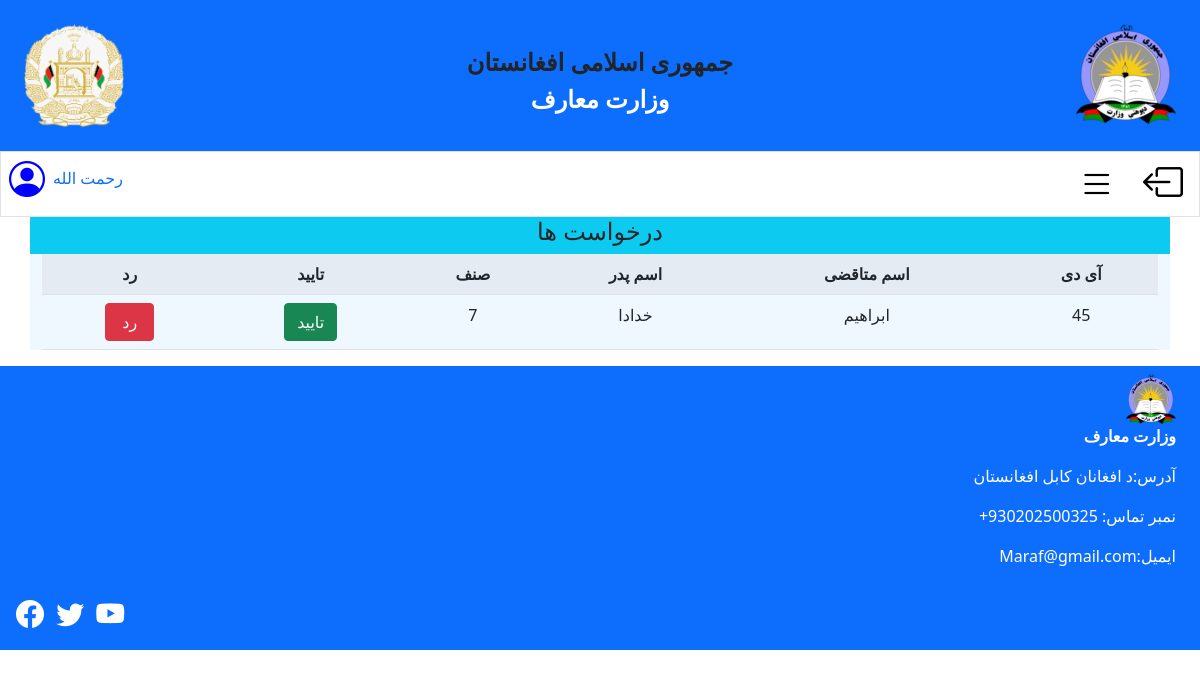
/checkRequests.php (signed in), run on the app's committed database.
### tables this page shows
CREATE TABLE `users` (
  `username` varchar(64) NOT NULL,
  `passwd` varchar(256) NOT NULL,
  `photo` varchar(256) DEFAULT NULL,
  `privilege` varchar(32) NOT NULL,
  `workplace` varchar(64) DEFAULT 'معارف'
);

CREATE TABLE `requests` (
  `student_id` int(11) NOT NULL,
  `student_name` varchar(255) NOT NULL,
  `father_name` varchar(255) NOT NULL,
  `grade` int(11) NOT NULL,
  `preschool` varchar(255) NOT NULL,
  `startyear` int(11) NOT NULL
);

### checkRequests.php (the view, shortened to what this page needs)
<?php
    require "header.php";
    if(isset($_SESSION["privilege"])){
        if($_SESSION["privilege"]=="manager"){
?>
<section class="container" style="background-color:#F0F8FF;">
    <dv class="row text-center bg-info">
        <p class="h4"> درخواست ها</p>
    </dv>
    <table class="table table-striped text-center table-hover">
        <tr>
            <th>رد</th>
            <th>تایید</th>
            <th>صنف</th>
            <th>اسم پدر</th>
            <th>اسم متاقضی</th>
            <th>آی دی</th>
        </tr>
        <?php
            $SCHOOL = $_SESSION["work"];
            $db = mysqli_query($congeneral,"USE $SCHOOL;");
            if($db){
                $row = mysqli_query($congeneral,"SELECT * FROM requests;");
                while($arr = mysqli_fetch_assoc($row)){
                    $id=$arr["student_id"];
        ?>
        <tr>
            <td><a class="btn btn-danger px-3"href="includes/reject.php?id=<?php if($id){ echo $id;}?>">رد</a></td>
            <td><a class="btn btn-success" href="includes/accept.php?id=<?php if($id){ echo $id;}?>">تایید</a></td>
            <td><?php echo $arr["grade"];?></td>
            <td><?php echo $arr["father_name"];?></td>
            <td><?php echo $arr["student_name"];?></td>
            <td><?php echo $arr["student_id"];?></td>
        </tr>
        <?php
                }}
        ?>
    </table>
</section>
<?php
    }
}
   require "footer.php";
?>

### header.php (shortened to what this page needs)
<?php
    require "includes/connection.php";
?>
<!DOCTYPE html>
<html lang="utf-8">
<head>
    <link rel="stylesheet" href="bootstrap/css/bootstrap.min.css">
    <link rel="stylesheet" href="bootstrap/css/bootstrap-icons.css">
    <link rel="stylesheet" href="css/style.css">
</head>
<body>
<div>
    <header class="d-flex flex-row bg-primary p-4">
            <div>
                <img src="images/logo3.png" alt="Islamic Republic Afghanistan" class="img img-responsive" width="100">
            </div>
            <div class="flex-grow-1 flex-shrink-1 mt-4" style="text-align:center">
                <p class="h4"><strong> جمهوری اسلامی افغانستان</strong></p>
                <p class="h4 text-white"><strong>وزارت معارف</strong></p>
            </div>
            <div>
                <img src="images/Ministry.png" alt="Islamic Republic Afghanistan" class="img img-responsive" width="100">
            </div>
    </header>
    <nav class="d-flex  bg-white border">
        <article class=" flex-fill d-flex flex-col">
            <div class=" mx-2" id="profileshow">
                <?php
                    if(isset($_SESSION["username"])){
                        $user = $_SESSION["username"];
                        $row = mysqli_query($conn,"SELECT * FROM users WHERE username='$user'");
                        while($arr = mysqli_fetch_assoc($row)){
                            if($arr["photo"]==null){
                                echo "<i class='bi bi-person-circle' style='font-size:36px;text-align:center;color:blue'></i>";
                            }else{
                                $image = $arr["photo"];
                                $spilt = explode("/",$image);
                                $pic = "images/".end($spilt);
                                echo "<img src=$pic width=40 class='rounded-circle mx-2 border' id='image'/>";
                            }
                        }
                    }
                ?>
            </div>
            <div class="mx-0 mt-4 text-primary" id="user">
                <p><?php if(isset($_SESSION["username"])){ echo $_SESSION["username"];}?></p>
            </div>
        </article>
        <article class="flex-fill justify-content-end" style="direction:rtl;">
            <?php
                if(isset($_SESSION["username"])){
                    echo '<a href="includes/logout.inc.php" class="px-2"><i class="bi bi-box-arrow-left px-2" style="font-size: 40px;"></i></a>';
                }
                else{
                    echo '<a href="login.php" class="px-2"><i class="bi bi-person-fill px-2" style="font-size: 40px;"></i></a>';
                }
            ?>
            <a data-bs-toggle="offcanvas" href="#menue" class="mt-1 px-2"><i class="bi bi-list" style="font-size:36px"></i></a>
        </article>
    </nav>
</div>

### css/style.css (style rules this page uses)
a { text-decoration: none; color:black; }
#user { display: inline; margin-left:10px; position: relative; top:-10px; }

### data on the page
requests: grade "7", father_name "خدادا", student_name "ابراهیم", student_id "45"

### other printed values
$_SESSION["username"] "رحمت الله"
